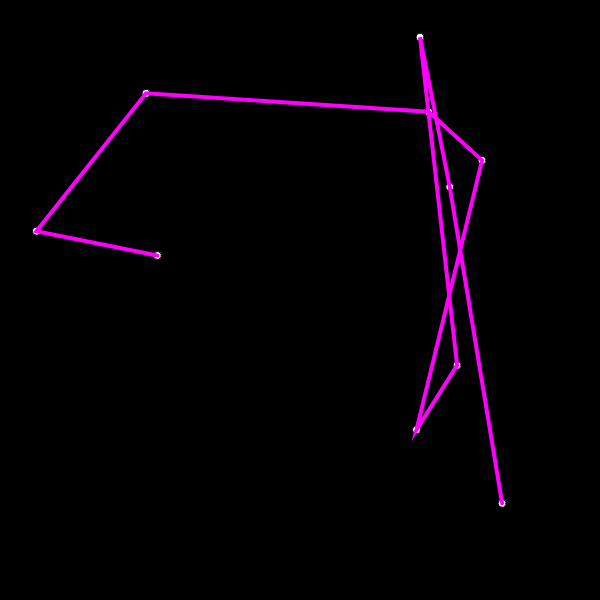
Frame 1 (no input)
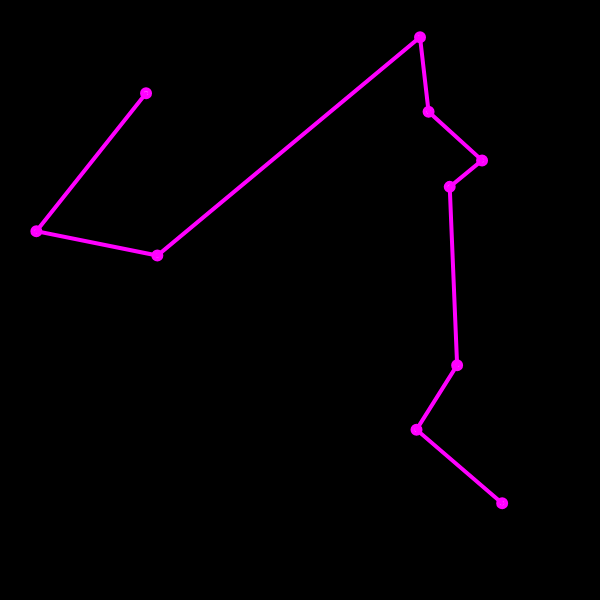
Frame 60 (no input)
Frame 120 (the mouse pressed at the canvas centre since frame 60): identical to frame 60, image omitted

The p5.js sketch that drew these frames (run headless with seeded random() and noise() and a simulated clock; from frame 60 on, the mouse is pressed at the canvas centre):

// p5.js sketch
// ── sketch.js
var cities = [];
var totalCities = 10;
var citySize = 8;

var population = [];
var numPopulation = 100;
var fitness = [];

var recordDistance = Infinity;
var bestPath;

function setup(){
	createCanvas(600, 600);
	reset();
}

function reset() {
	cities = [];
	population = [];
	permutation = 1;
	var order = [];
	for (let i = 0; i < totalCities; i++) {
		var v = createVector(random(width), random(height*0.9));
		cities.push(v);
		order.push(i);
	}
	for (let i = 0; i < numPopulation; i++) {
		population[i] = shuffle(order.slice());
	}
	calculateFitness();
}

function draw(){
	background(0);

	// GA
	calculateFitness();
	normalizeFitness();
	nextGeneration();

	drawCities();
	drawBestPath();
	// drawCurrentPathPermutation();
	// drawPercentComplete();

	// calculateBestPath();
}

// function drawPercentComplete() {
// 	textSize(32);
// 	fill(255);
// 	var percent = 100 * permutation / totalPermutations;
// 	var completionText = (permutation != totalPermutations) ? nf(percent, 0, 2) + "% completed": "Shortest Path.";
// 	text(completionText, 20, height - 30);
// }

function calculateBestPath() {
	var d = calcDistance(cities, order);
	if (d < recordDistance) {
		recordDistance = d;
		bestPath = order.slice();
		console.log(recordDistance);
	}
}

// function drawCurrentPathPermutation() {
	
// 	// translate(0, -height* 0.5);
// 	stroke(255, 100);
// 	strokeWeight(1);
// 	noFill();
// 	beginShape();
// 	for (let i = 0; i < order.length; i++) {
// 		var n = order[i];
// 		var c = cities[n];
// 		vertex(c.x, c.y);
// 	}
// 	endShape();
// }

function drawBestPath() {
	stroke(255, 0, 255);
	strokeWeight(4);
	noFill();
	beginShape();
	for (let i = 0; i < bestPath.length; i++) {
		var n = bestPath[i];
		var c = cities[n];
		vertex(c.x, c.y);
	}
	endShape();
}

function drawCities() {
	fill(255);
	for (let i = 0; i < cities.length; i++) {
		var c = cities[i];
		ellipse(c.x, c.y, citySize, citySize);
	}
}

function windowResized() {
  resizeCanvas(600, 600);
	reset();
}

function swap(a, i, j) {
	var temp = a[i];
	a[i] = a[j];
	a[j] = temp;
}

function calcDistance(points, order) {
	var sum = 0;
	for (let i = 0; i < order.length - 1; i++) {
		var cityAIndex = order[i];
		var p1 = points[cityAIndex];
		var cityBIndex = order[i+1];
		var p2 = points[cityBIndex];
		var d = sqrDist(p1, p2);
		sum += d;
	}
	return sum;
}

function sqrDist(a, b) {
	var dx = b.x - a.x;
	var dy = b.y - a.y;
	return dx*dx + dy*dy;
}


// ── ga.js
function calculateFitness() {
	for (let i = 0; i < population.length; i++) {
		var d = calcDistance(cities, population[i]);
		if(d < recordDistance) {
			recordDistance = d;
			bestPath = population[i];
			console.log(recordDistance);
		}
		fitness[i] = 1 / ( d + 1 );
	}
}

function normalizeFitness() {
	var sum = 0;
	for (let i = 0; i < fitness.length; i++) {
		sum += fitness[i];
	}
	for (let i = 0; i < fitness.length; i++) {
		fitness[i] = fitness[i] / sum;
	}
}

function nextGeneration() {
	var newPopulation = [];
	for (let i = 0; i < population.length; i++) {
		var order = pickOne(population, fitness);
		mutate(order);
		newPopulation.push(order);
	}
	population = newPopulation;
}

function pickOne(list, prob) {
	var index = 0;
	var r = random(1);
	while(r > 0) {
		r = r - prob[index];
		index++;
	}
	index--;
	return list[index].slice();
}

function mutate(order, mutationRate) {
	indexA = floor(random(order.length));
	indexB = floor(random(order.length));
	swap(order, indexA, indexB);
}
